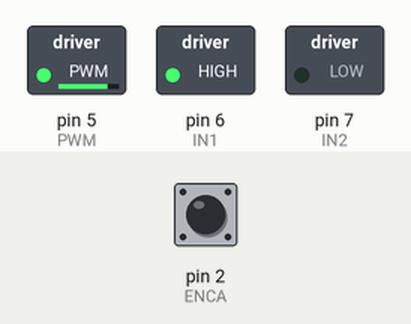
This sketch was run on a simulated Arduino Uno, built with avr-gcc and run on an emulated ATmega328P. On the bench: switched loads named in the sketch (green lamp = pin HIGH). The inputs (shaded band) are chosen by the test bench; at power-on: pin 2 (ENCA) HIGH. What the sketch prints to the serial monitor is not drawn.

Above: at 0.15 s.
At 0.5 s:
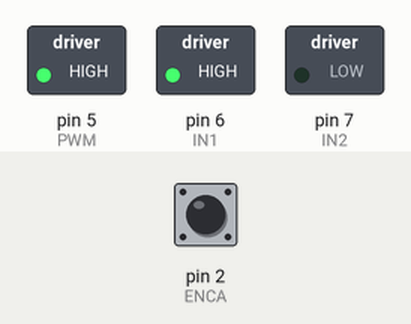
Timing chart, 0 to 2.0 s (numbered marks = the images above):
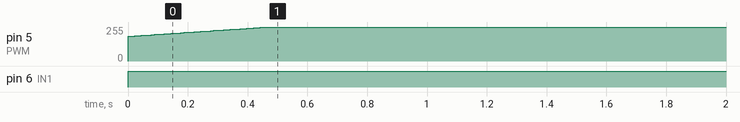

The sketch:

PID_Control_05-23-2024.ino
```cpp
#include <util/atomic.h>

// Pins
#define ENCA 2
#define ENCB 3
#define PWM 5
#define IN1 6
#define IN2 7

// globals
long prevT = 0;
int posPrev = 0;
// Use the "volatile" directive for variables
// used in an interrupt
volatile int pos_i = 0;
volatile float velocity_i = 0;
volatile long prevT_i = 0;

float v1Filt = 0;
float v1Prev = 0;
float v2Filt = 0;
float v2Prev = 0;

float eintegral = 0;

void setup() {
  Serial.begin(115200);

  pinMode(ENCA,INPUT);
  pinMode(ENCB,INPUT);
  pinMode(PWM,OUTPUT);
  pinMode(IN1,OUTPUT);
  pinMode(IN2,OUTPUT);

  attachInterrupt(digitalPinToInterrupt(ENCA),
                  readEncoder,RISING);
}

void loop() {

  // read the position in an atomic block
  // to avoid potential misreads
  int pos = 0;
  float velocity2 = 0;
  ATOMIC_BLOCK(ATOMIC_RESTORESTATE){
    pos = pos_i;
    velocity2 = velocity_i;
  }

  // Compute velocity with method 1
  long currT = micros();
  float deltaT = ((float) (currT-prevT))/1.0e6;
  float velocity1 = (pos - posPrev)/deltaT;
  posPrev = pos;
  prevT = currT;

  // Convert count/s to RPM
  float v1 = velocity1/(3360*60.0);


  // Low-pass filter (25 Hz cutoff)
  v1Filt = 0.854*v1Filt + 0.0728*v1 + 0.0728*v1Prev; //Random Filter that kinda works. not important
  v1Prev = v1Filt;

  // Set a target
  float vt = 30;

  // Compute the control signal u
  float kp = 6.2;
  float ki = 5;
  float e = vt-v1Prev;
  eintegral = eintegral + e*deltaT;

  float u = kp*e + ki*eintegral;

  // Set the motor speed and direction
  int dir = 1;
  if (u<0){
    dir = -1;
  }
  int pwr = (int) fabs(u);
  if(pwr > 255){
    pwr = 255;
  }
  setMotor(dir,pwr,PWM,IN1,IN2);//Function that drives motor;

  Serial.print(vt);
  Serial.print(" ");
  Serial.print(v1Prev);
  Serial.println();
  delay(10);
}

void setMotor(int dir, int pwmVal, int pwm, int in1, int in2){
  analogWrite(pwm,pwmVal); // Motor speed
  if(dir == 1){
    // Turn one way
    digitalWrite(in1,HIGH);
    digitalWrite(in2,LOW);
  }
  else if(dir == -1){
    // Turn the other way
    digitalWrite(in1,LOW);
    digitalWrite(in2,HIGH);
  }
  else{
    // Or dont turn
    digitalWrite(in1,LOW);
    digitalWrite(in2,LOW);
  }
}

void readEncoder(){
  // Read encoder B when ENCA rises
  int b = digitalRead(ENCB);
  int increment = 0;
  if(b>0){
    // If B is high, increment forward
    increment = 1;
  }
  else{
    // Otherwise, increment backward
    increment = -1;
  }
  pos_i = pos_i + increment;

  // Compute velocity with method 2
  long currT = micros();
  float deltaT = ((float) (currT - prevT_i))/1.0e6;
  velocity_i = increment/deltaT;
  prevT_i = currT;
}
```

Measured:
- by itself, pin 5 (PWM): moves from 0/255 to 255/255 over 0.46 s
- by itself, pin 6 (IN1): LOW → HIGH at 0.00 s
